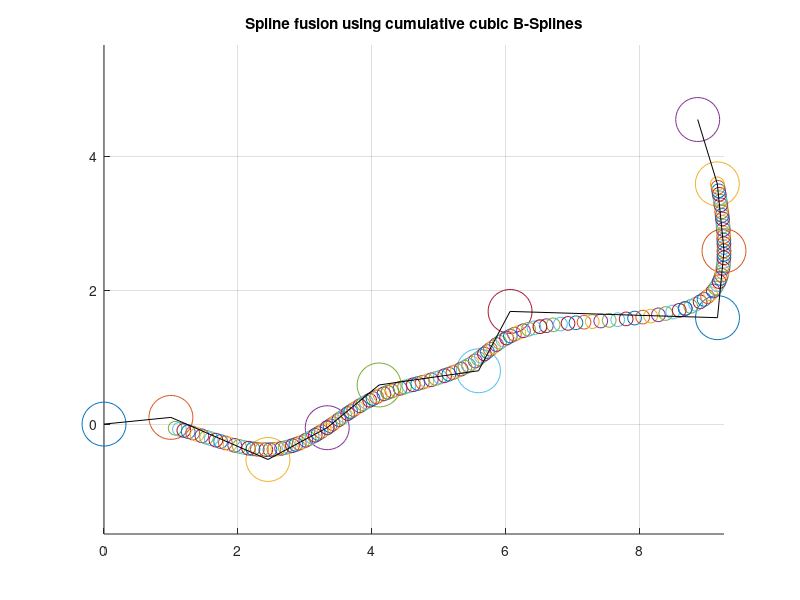

MATLAB code for this plot:

% Spline fusion: Lovegrove 2013
% Roberto Aldera - 8 November 2019
clc;clear
%% Setting up transforms
theta = -pi/16;
R = [cos(theta) sin(theta) 0; -sin(theta) cos(theta) 0; 0 0 1];
a = [1; 0.1; 0]; % position of origin frame a in reference frame b
T0 = [ R a; 0 0 0 1];

T = {T0; T0; T0; T0; T0; T0; T0; T0; T0; T0; T0}; % pretending the transforms are all the same for now

% Offset the points to make it more interesting
T{3}(1,4) = T{3}(1,4) + 0.3;
T{3}(2,4) = T{3}(2,4) - 1;
T{6}(1,4) = T{6}(1,4) + 0.2;
T{6}(2,4) = T{6}(2,4) - 1;
T{8}(1,4) = T{8}(1,4) + 0.1;
T{8}(2,4) = T{8}(2,4) - 3;

T_world = cell(size(T,1),1);
T_world{1} = eye(4);
for i = 2:size(T,1)
    T_world{i,1} = T_world{i-1} * T{i};
end

Omega = cell(size(T,1),1);
for i = 1:size(T,1)-1 
    Omega{i} = logm(T_world{i}^-1 * T_world{i+1});
end

%% Spline fusion parameters
num_intervals = size(T,1)-3;
num_spline_points = 20;
C = 1/6 * [ 6 0 0 0; 5 3 -3 1; 1 3 3 -2; 0 0 0 1 ];
T_w_s = cell(num_spline_points,num_intervals);

s_i = linspace(0,size(T,1)-1,size(T,1));

for i = 1:num_intervals
    s_t = linspace(i,i+1,num_spline_points);
    for t = 1:num_spline_points
        u = s_t(t) - s_i(i+1);
        u_vector = [1; u; u^2; u^3];
        B = C * u_vector;

        T_w_s{t,i} = T_world{i} * expm(B(2) * Omega{i}) ...
            * expm(B(3) * Omega{i+1}) * expm(B(4) * Omega{i+2});
    end
end
%% Plotting
figure(1);
clf;
hold on;
grid on;
axis equal;
title("Spline fusion using cumulative cubic B-Splines");

for i = 1:size(T,1)
    scatter(T_world{i}(1,4),T_world{i}(2,4),1000,'r.');
end

for i = 1:size(T_w_s,1)
    for j = 1:num_intervals
        scatter(T_w_s{i,j}(1,4),T_w_s{i,j}(2,4),100,'b.');
    end
end

%% Polyfit comparisons
% degree = 3;
% p = polyfit([T_world{3}(1,4),T_world{4}(1,4),T_world{5}(1,4),T_world{6}(1,4)], ... 
%     [T_world{3}(2,4),T_world{4}(2,4),T_world{5}(2,4),T_world{6}(2,4)],degree);
% interpolations = polyval(p,linspace(T_world{4}(1,4),T_world{5}(1,4),num_spline_points));
% plot(linspace(T_world{4}(1,4),T_world{5}(1,4),num_spline_points),interpolations);
% 
% diffs = [];
% for i = 1:size(T_w_s,1)
%     diffs(i) = T_w_s{i}(2,4) - interpolations(i);
% end

%% Plot connections directly between control points
T_world_coords = zeros(size(T_world,1),2);
for i = 1:size(T_world)
    T_world_coords(i,:) = [T_world{i}(1,4) T_world{i}(2,4)];
end
plot(T_world_coords(:,1),T_world_coords(:,2),'k');